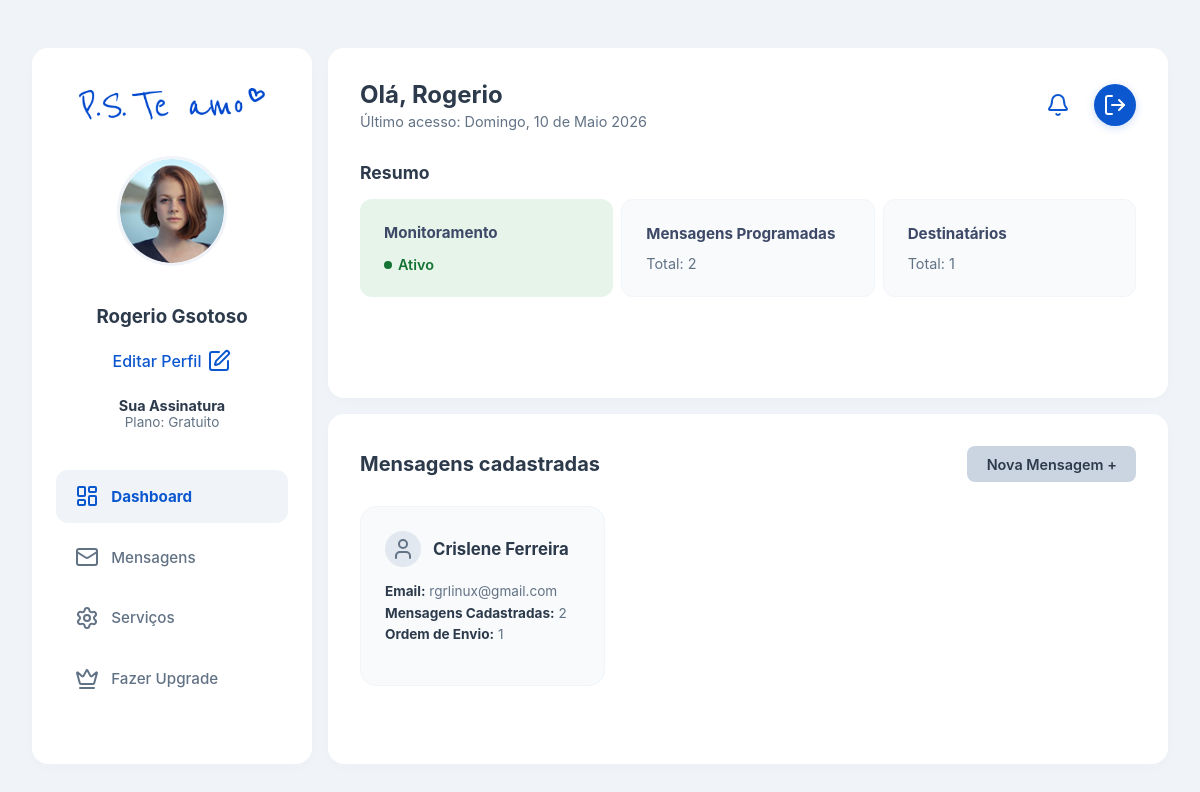
Page /dashboard/ (signed in) on the earlier database version.
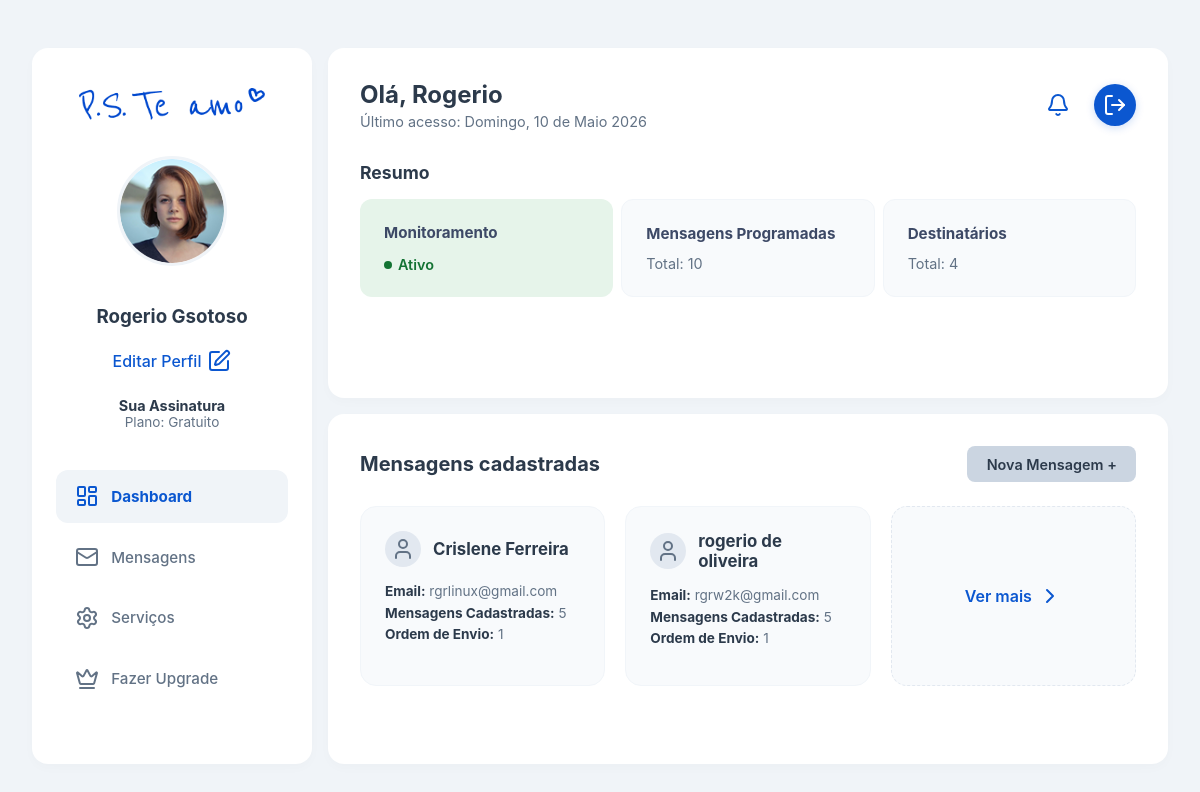
Same page on the later database version.
### core/models.py (models this page shows, shortened)
class Destinatario(models.Model):
    TIPO_CHOICES = [
        ('email', 'E-mail'),
        ('whatsapp', 'WhatsApp'),
        ('telegram', 'Telegram'),
        ('sms', 'SMS'),
    ]
    perfil = models.ForeignKey(Perfil, on_delete=models.CASCADE, related_name='destinatarios')
    nome = models.CharField(max_length=200)
    tipo = models.CharField(max_length=20, choices=TIPO_CHOICES)
    contato = models.CharField(max_length=200)  # email ou telefone
    ordem_envio = models.IntegerField(default=1)  # ordem de envio

### core/views.py (the view)
# urls.py: path('dashboard/', views.dashboard, name='dashboard'),
@login_required
def dashboard(request):
    perfil = request.user.perfil
    destinatarios = perfil.destinatarios.all()
    total_mensagens = sum(d.mensagens.count() for d in destinatarios)
    sinal_vida(request.user.id)
    from .views_utils import calcular_dias_restantes
    dias_restantes = calcular_dias_restantes(perfil)
    context = {
        'perfil': perfil,
        'destinatarios': destinatarios,
        'total_mensagens': total_mensagens,
        'dias_restantes': dias_restantes,
    }
    return render(request, 'core/dashboard.html', context)

### core/models.py (called while the page is built)
    def save(self, *args, **kwargs):
        if not self.curador_codigo:
            import secrets
            self.curador_codigo = secrets.token_urlsafe(32)
        super().save(*args, **kwargs)

### core/tasks.py (called while the page is built)
def sinal_vida(usuario_id):
    try:
        perfil = Perfil.objects.get(usuario_id=usuario_id)
        perfil.ultimo_sinal_vida = timezone.now()
        perfil.status = 'ativo'
        perfil.save()
        LogAtividade.objects.create(
            perfil=perfil,
            acao='sinal_vida',
            detalhes="Usuário confirmou que está vivo"
        )
        return True
    except Perfil.DoesNotExist:
        return False

### core/views_utils.py (called while the page is built)
def calcular_dias_restantes(perfil):
    ultimo_sinal = perfil.ultimo_sinal_vida
    prazo = ultimo_sinal + timezone.timedelta(days=perfil.tempo_resposta_dias)
    restante = (prazo - timezone.now()).days
    return max(0, restante)

### core/templates/core/dashboard.html (shortened to what the changed rows need)
{% load static %}
<!doctype html>
<html lang="pt-BR">
    <head>
        <link rel="stylesheet" href="{% static 'css/dash.css' %}">
    </head>
    <body class="dash-body-layout">
        <main class="dash-main-layout">
            <section id="dashboard" class="dashboard-section">
                <div class="dash-container">
                    <div class="dashboard-grid">
                        <div class="dashboard-main">
                            <div class="dash-card">
                                <div class="summary-grid">
                                    <div class="summary-card bg-light">
                                        <h4>Mensagens Programadas</h4>
                                        <span class="summary-total">Total: {{ total_mensagens }} </span>
                                    </div>
                                    <div class="summary-card bg-light card-recipient-summary">
                                        <div class="summary-card-header">
                                            <h4>Destinatários</h4>
                                        </div>
                                        <span class="summary-total">Total: {{ destinatarios.count }}</span>
                                    </div>
                                </div>
                            </div>
  <div class="dash-card">
    <div id="conteudo-dinamico-dashboard">
        <div class="destinatarios-grid-layout">
            {% for dest in destinatarios|slice:":2" %}
            <div class="recipient-figma-card">
                <div class="recipient-card-top">
                    <div class="recipient-avatar">
                        <i data-lucide="user"></i>
                    </div>
                    <h4>{{ dest.nome }}</h4>
                </div>
                <div class="recipient-card-body">
                    <p><strong>Email:</strong> {{ dest.email|default:dest.contato }}</p>
                    <p><strong>Mensagens Cadastradas:</strong> {{ dest.mensagens.count|default:0 }}</p>
                    <p><strong>Ordem de Envio:</strong> {{ dest.ordem_envio|default:1 }}</p>
                </div>
            </div>
            {% endfor %}
            {% if destinatarios.count > 2 %}
            <div class="recipient-figma-card view-more-figma-card">
                <a href="#" onclick="buscarLista('{% url 'carregar_tabela_destinatarios' %}'); return false;" class="view-more-link">
                    <span>Ver mais</span>
                    <i data-lucide="chevron-right"></i>
                </a>
            </div>
            {% endif %}
        </div>
    </div>
</div>
            </div>
        </section>
    </main>
</body>

Differences in the rows shown:
computed for Destinatario "Crislene Ferreira": mensagens.count "2" → "5"
added Destinatario: nome "rogerio de oliveira", email "rgrw2k@gmail.com", mensagens.count "5", ordem_envio "1"
Other differences:
{{ total_mensagens }}: "2" → "10"
{{ destinatarios.count }}: "1" → "4"
text now shown: "Ver mais"
